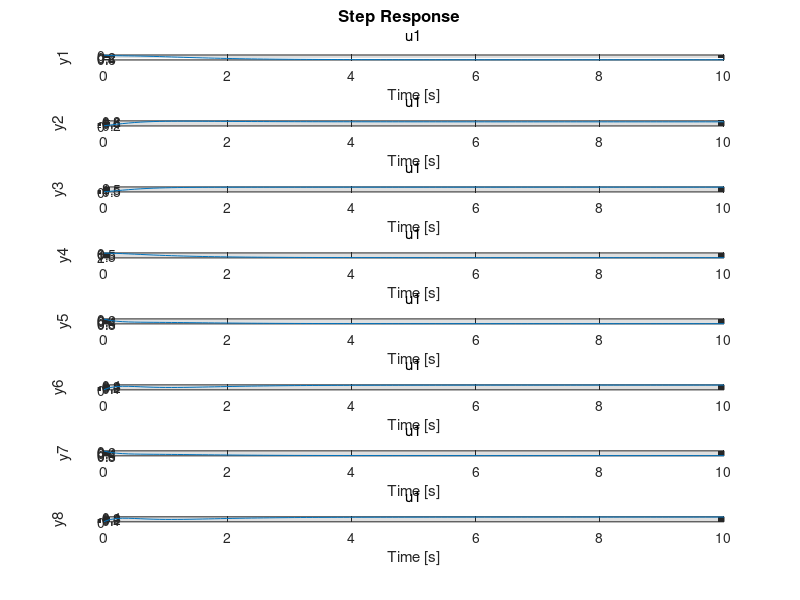
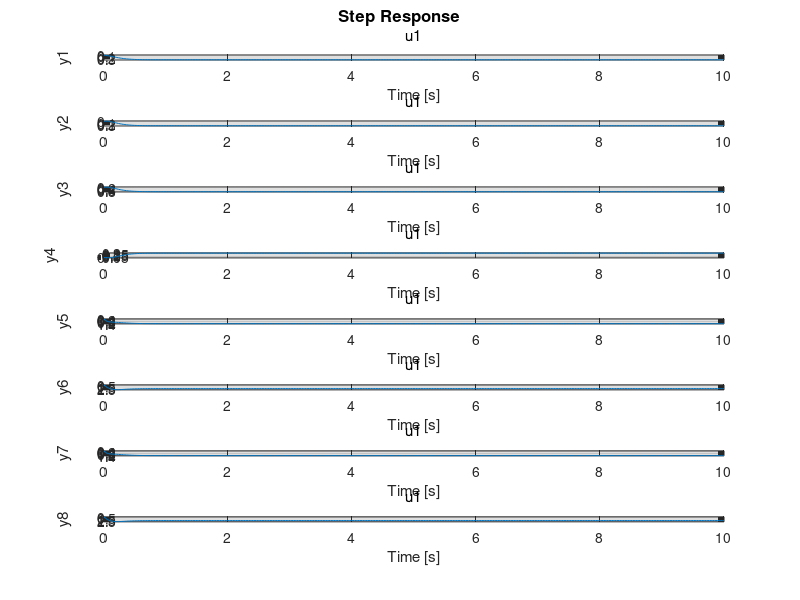

Write the MATLAB code that produced these figures, in order. (Note: this script raises an error after producing the figures.)
clear
close all

load ex2_data

[n_states,n_inputs] = size(B2);
% n_outputs = size(C,1);

%% question 1

G = randn(n_inputs,n_states);

Lambda1 = blkdiag([-3 +1; -1 -3],-1);
X1 = lyap(A,-Lambda1,-B2*G);
K1 = G/X1
% check
eig(A-B2*K1)

Lambda2 = blkdiag([-10 +2.5; -2.5 -10],-12.1);
X2 = lyap(A,-Lambda2,-B2*G);
K2 = G/X2
% check
eig(A-B2*K2)

sys1 = ss(A-B2*K1,B1(:,1),[C2;C1;-D1*K1;-K1],0);
figure
step(sys1,10);
sys2 = ss(A-B2*K2,B1(:,1),[C2;C1;-D1*K2;-K2],0);
figure
step(sys2,10);

pause

%% question 2

P = are(A,B2/(D1'*D1)*B2',C1'*C1);
K = (D1'*D1)\B2'*P

K_lqr = lqr(A,B2,C1'*C1,D1'*D1)

Q1 = 10^(-3)*eye(n_states);
Q2 = 10^(3)*eye(n_states);
R  = eye(n_inputs);
K1 = lqr(A,B2,Q1,R);
K2 = lqr(A,B2,Q2,R);
sys1 = ss(A-B2*K1,B1(:,1),[C2;C1;-D1*K1;-K1],0);
figure
impulse(sys1,10);
sys2 = ss(A-B2*K2,B1(:,1),[C2;C1;-D1*K2;-K2],0);
figure
impulse(sys2,10);

pause

%% question 3

L1 = place(A',C2',eig(A-B2*K_lqr)*1.1)'
L2 = place(A',C2',eig(A-B2*K_lqr)*5)'

T = 999;
w = 0.1*randn(size(B1,2),T);
v = 0.1*randn(size(L1,2),T);

sys1 = ss(A-L1*C2,[B1 -L1],eye(size(A)),zeros(size(A,1),size(B1,2)+size(L1,2)));
t = (0:1:(T-1))/100;
error1 = lsim(sys1,[w;v],t,[1;1;1]);
sys2 = ss(A-L2*C2,[B1 -L2],eye(size(A)),zeros(size(A,1),size(B1,2)+size(L2,2)));
t = (0:1:(T-1))/100;
error2 = lsim(sys2,[w;v],t,[1;1;1]);

sys_x = ss(A,zeros(n_states,1),eye(n_states,n_states),zeros(n_states,1));
x = lsim(sys_x,zeros(size(t)),t,[1;1;1]);

figure
for i=1:3
    subplot(3,2,2*i-1)
    plot(t,[x(:,i) x(:,i)-error1(:,i)])
    legend('x','x est')
    subplot(3,2,2*i)
    plot(t,error1(:,i));
end
figure
for i=1:3
    subplot(3,2,2*i-1)
    plot(t,[x(:,i) x(:,i)-error2(:,i)])
    legend('x','x est')
    subplot(3,2,2*i)
    plot(t,error2(:,i));
end

pause

%% question 4

L = lqe(A,B1,C2,eye(size(B1,2)),eye(size(C2,1)))

L1 = lqe(A,B1,C2,0.1*eye(size(B1,2)),0.1*eye(size(C2,1)))
L2 = lqe(A,B1,C2,0.01*eye(size(B1,2)),0.1*eye(size(C2,1)))
sys1 = ss(A-L1*C2,[B1 -L1],eye(size(A)),zeros(size(A,1),size(B1,2)+size(L1,2)));
t = (0:1:(T-1))/100;
figure
lsim(sys1,[w;v],t,[1;1;1])
sys2 = ss(A-L2*C2,[B1 -L2],eye(size(A)),zeros(size(A,1),size(B1,2)+size(L2,2)));
t = (0:1:(T-1))/100;
figure
lsim(sys2,[w;v],t,[1;1;1])

T = 999;
w = 1*randn(size(B1,2),T);
v = 0.1*randn(size(L1,2),T);

L1 = lqe(A,B1,C2,1*eye(size(B1,2)),0.1*eye(size(C2,1)))
L2 = lqe(A,B1,C2,0.1*eye(size(B1,2)),1*eye(size(C2,1)))
sys1 = ss(A-L1*C2,[B1 -L1],eye(size(A)),zeros(size(A,1),size(B1,2)+size(L1,2)));
t = (0:1:(T-1))/100;
error1 = lsim(sys1,[w;v],t,[1;1;1]);
sys2 = ss(A-L2*C2,[B1 -L2],eye(size(A)),zeros(size(A,1),size(B1,2)+size(L2,2)));
t = (0:1:(T-1))/100;
error2 = lsim(sys2,[w;v],t,[1;1;1]);

sys_x = ss(A,zeros(n_states,1),eye(n_states,n_states),zeros(n_states,1));
x = lsim(sys_x,zeros(size(t)),t,[1;1;1]);

figure
for i=1:3
    subplot(3,2,2*i-1)
    plot(t,[x(:,i) x(:,i)-error1(:,i)])
    legend('x','x est')
    subplot(3,2,2*i)
    plot(t,error1(:,i));
end
figure
for i=1:3
    subplot(3,2,2*i-1)
    plot(t,[x(:,i) x(:,i)-error2(:,i)])
    legend('x','x est')
    subplot(3,2,2*i)
    plot(t,error2(:,i));
end